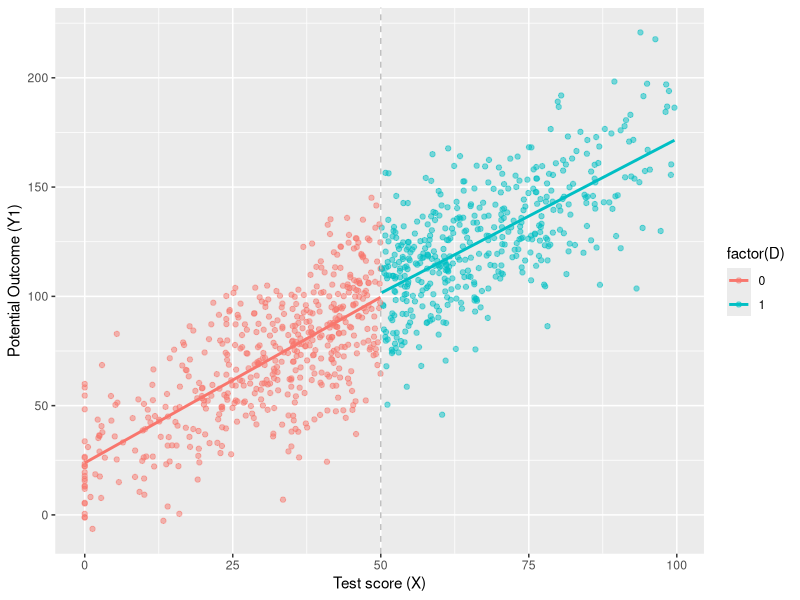

Here is the R script that generated this plot:
library(tidyverse)

# simulate the data
dat <- tibble(
  x = rnorm(1000, 50, 25)
) %>%
  mutate(
    x = if_else(x < 0, 0, x)
  ) %>%
  filter(x < 100)

# cutoff at x = 50
dat <- dat %>% 
  mutate(
    D  = if_else(x > 50, 1, 0),
    y1 = 25 + 0 * D + 1.5 * x + rnorm(n(), 0, 20)
  )

ggplot(aes(x, y1, colour = factor(D)), data = dat) +
  geom_point(alpha = 0.5) +
  geom_vline(xintercept = 50, colour = "grey", linetype = 2)+
  stat_smooth(method = "lm", se = F) +
  labs(x = "Test score (X)", y = "Potential Outcome (Y1)")